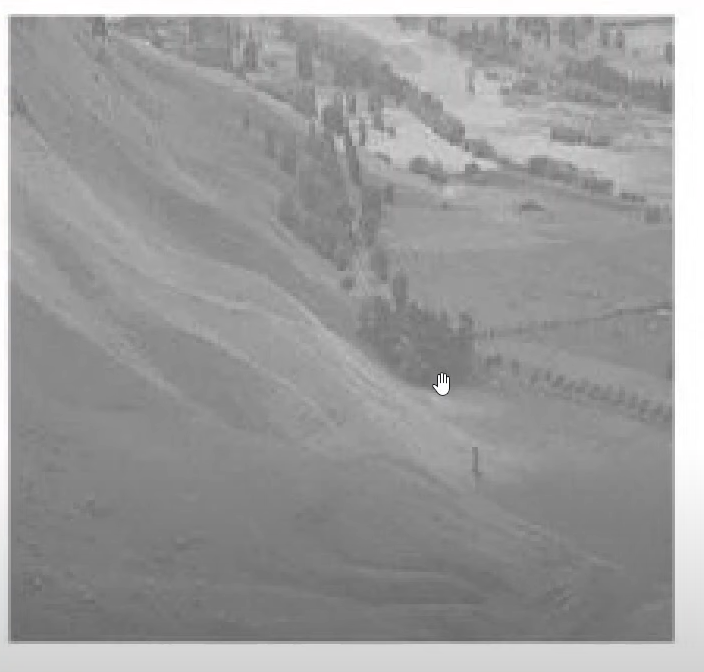
#> input picture image23.png, 704 x 672 px
$ jupyter execute Histogram_equalization_opencv.ipynb
#> lines starting #> are read from the running program, lines starting #| are printed output that depends on the picture
[cell 1]
import cv2
import matplotlib.pyplot as plt

[cell 2]
img=cv2.imread('image23.png')
#> img is the input picture: shape (672, 704, 3); mean B, G, R 154.6, 154.6, 154.7
img=cv2.resize(img,(500,500))
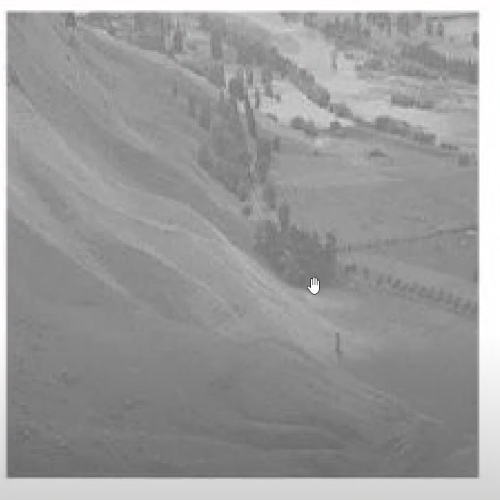
#> img: shape (500, 500, 3); mean B, G, R 154.6, 154.6, 154.7

gry=cv2.cvtColor(img,cv2.COLOR_BGR2GRAY)
hist1=cv2.calcHist([gry],[0],None,[255],[0,255])
#> hist1 = 255 values, max 6732 at index 153, min 0 at index 0, mean 967.1
eq=cv2.equalizeHist(gry)
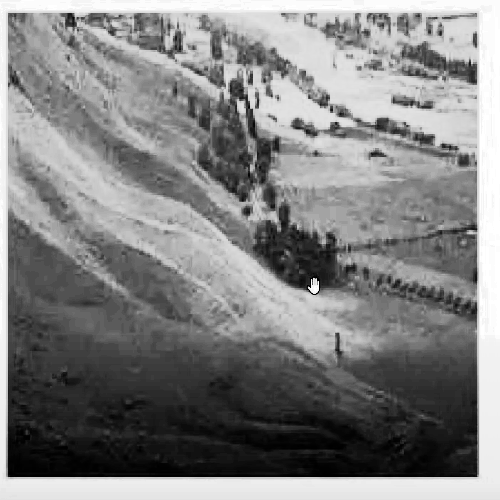
#> eq: shape (500, 500); min 0, max 255, mean 129.4
hist2=cv2.calcHist([eq],[0],None,[255],[0,255])
#> hist2 = 255 values, max 6732 at index 163, min 0 at index 5, mean 967.1

plt.plot(hist1)
plt.plot(hist2)
plt.show()
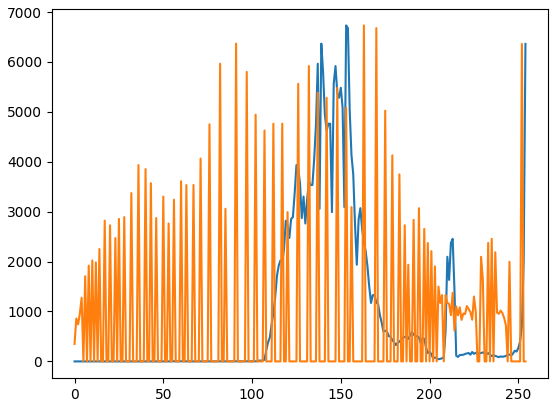
#> figure drawn by matplotlib, 1 panel; curve peaks at x = 153, y = 6732; curve peaks at x = 163, y = 6732

cv2.imshow('newimage',eq)
cv2.imshow('myimage',img)
cv2.waitKey(0)
cv2.destroyAllWindows()

[cell 3]
img=cv2.imread('image24.png')
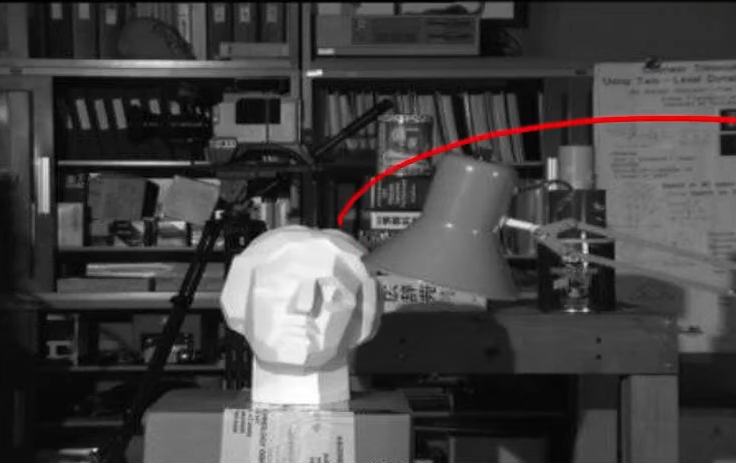
#> input picture image24.png, 736 x 463 px
#> img is the input picture: shape (463, 736, 3); mean B, G, R 68.2, 68.2, 69.8
img=cv2.resize(img,(500,500))
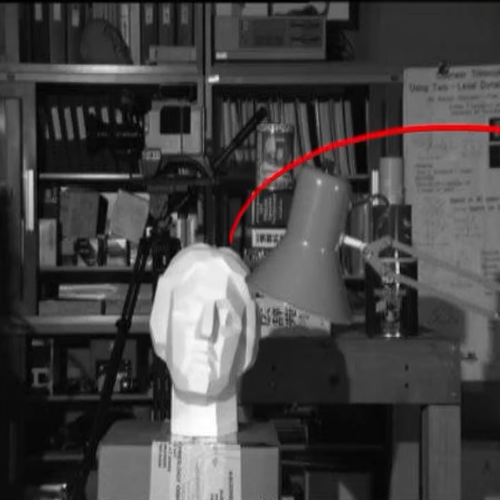
#> img: shape (500, 500, 3); mean B, G, R 68.1, 68.1, 69.6

gry=cv2.cvtColor(img,cv2.COLOR_BGR2GRAY)
hist1=cv2.calcHist([gry],[0],None,[255],[0,255])
#> hist1 = 255 values, max 5860 at index 47, min 33 at index 252, mean 980.3
eq=cv2.equalizeHist(gry)
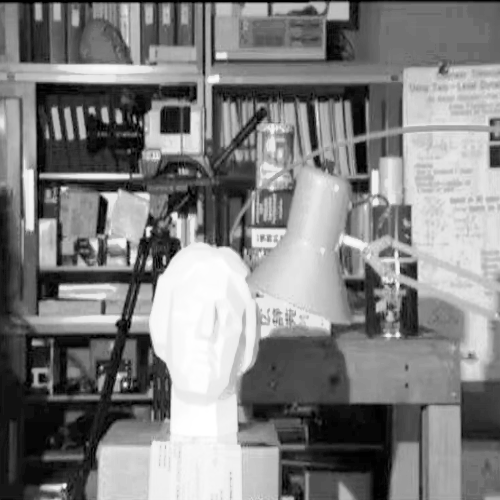
#> eq: shape (500, 500); min 0, max 255, mean 128.5
hist2=cv2.calcHist([eq],[0],None,[255],[0,255])
#> hist2 = 255 values, max 5860 at index 113, min 0 at index 2, mean 978.2

cl=cv2.createCLAHE(clipLimit=1,tileGridSize=(8,8))
f=cl.apply(gry)
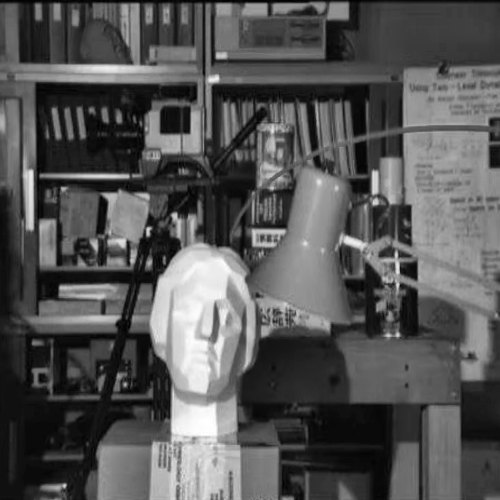
#> f: shape (500, 500); min 1, max 255, mean 85.2

plt.plot(hist1)
plt.plot(hist2)
plt.plot(f,c='green')
plt.show()
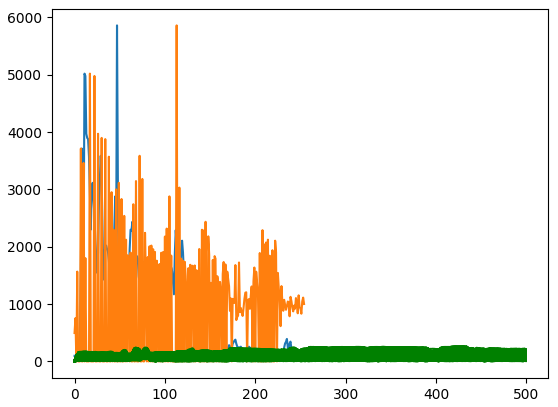
#> figure drawn by matplotlib, 1 panel; curve peaks at x = 47, y = 5860; curve peaks at x = 113, y = 5860; curve peaks at x = 122, y = 176

cv2.imshow('refinedimage',f)
cv2.imshow('newimage',eq)
cv2.imshow('myimage',img)
cv2.waitKey(0)
cv2.destroyAllWindows()
